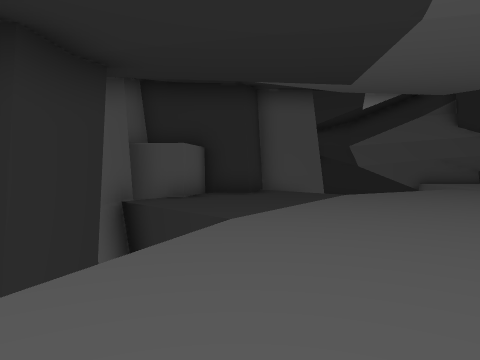
View 1 (above)

14 first-person views from a walk through a scene from a Unity 3-D project. The camera is 1.4 m above the floor, tilts 2° down and sees 70° across. The floor is counted in squares, 2 m on a side. Each view is taken from the middle of a square. On the plan, view 1 faces up. The plan holds only what a view shows up to about 11 squares ahead; the rest is blank. The place goes on beyond the plan. Some surface patterns are stand-ins.

View 2
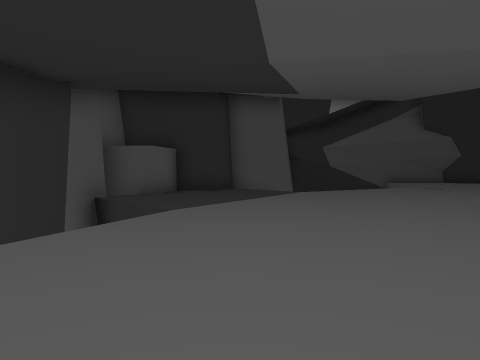

View 3
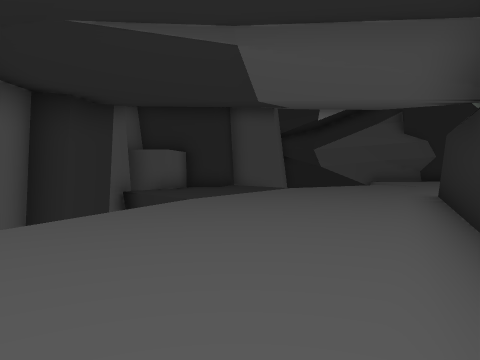

View 4
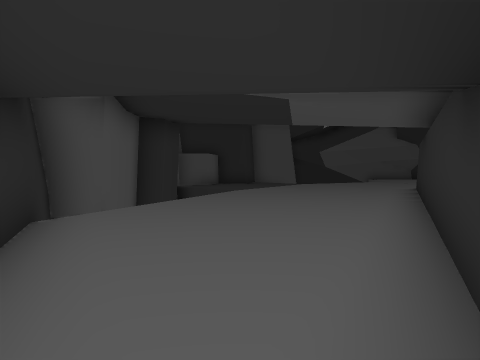

View 5
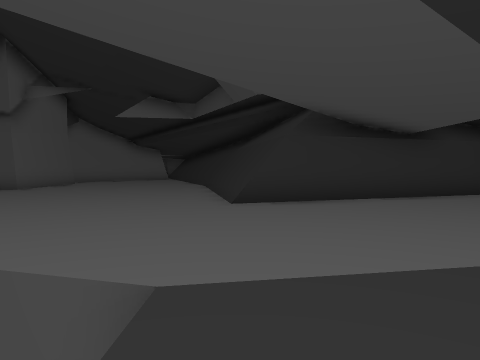

View 6
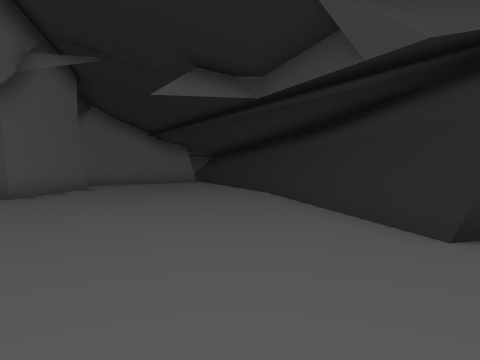

View 7
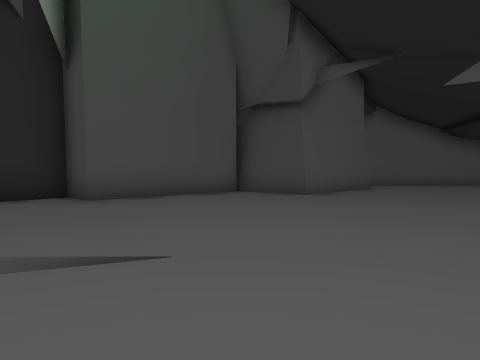

View 8
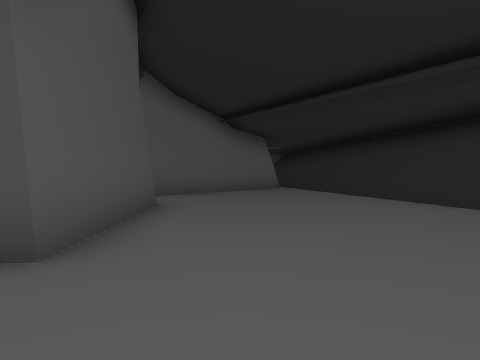

View 9
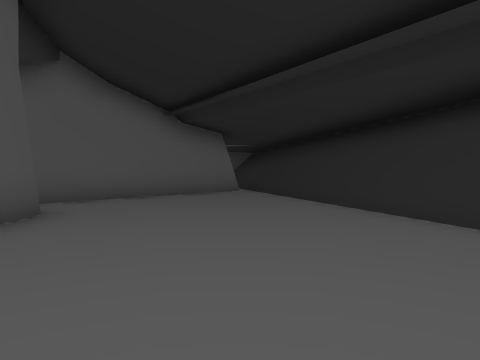

View 10
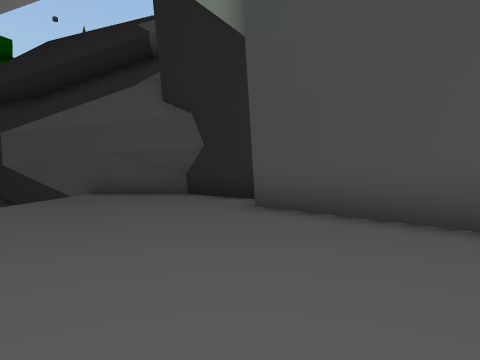

View 11
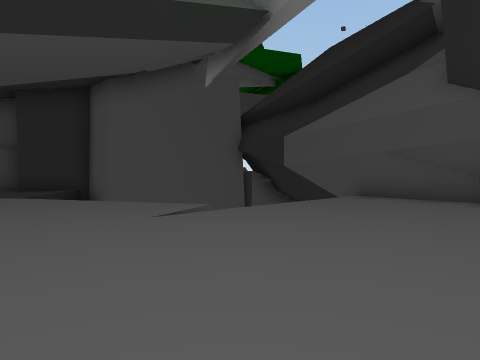

View 12
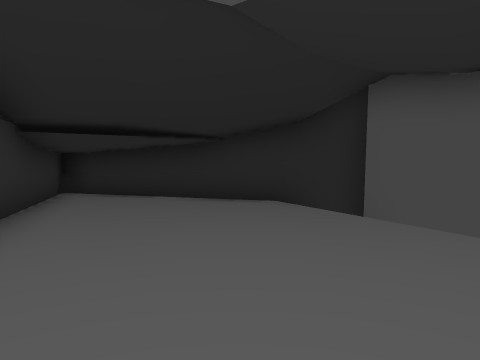

View 13
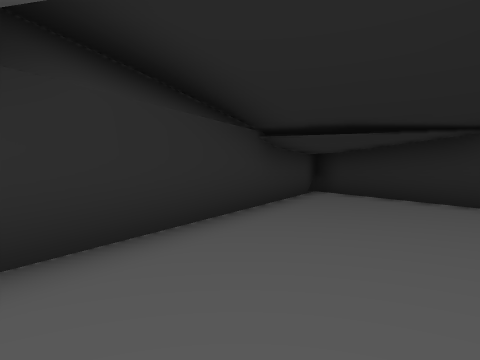

View 14
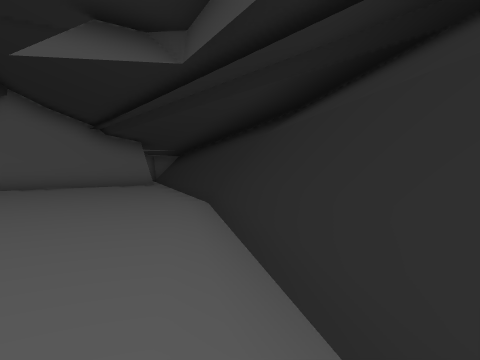

### Floor plan
Points are (right, up) in squares from view 1. A wall is a line through its corners. A room is listed if a view was taken in it or the views show most of it. See-through windows are left out.
Room 1 (views 1, 2, 3, 4, 5, 6, 7, 8, 9, 10, 11, 12, 13, 14)
walls: (5.7, 5) (11.1, 1.2); (11, 1.2) (18.4, -2.3); (10.9, 1) (18.1, -2.5); (2.7, 11.2) (0.7, 11.4) (0.2, 9.5) (-1, 9.8) (-1.3, 8.2) (-2.7, 8.5); (-2, 4.9) (-2, 3.4); (15.2, 9) (12.3, 12.3) (13.1, 13.1) (10.7, 15.1) (9.8, 15.2); (-2.4, 7.8) (-2.6, 6); (-2.7, 3) (-2.6, 0.4) (-3.5, 0.2) (-0.3, -7.4) (5.6, 4.8) (11, 1); (16.9, 4.4) (14, 7.3) (15.5, 9.1); (6.8, 15.2) (4.7, 16.4); (10.8, 14.8) (5.4, 15.6); (10.5, 15.2) (8.5, 15.1); (18.5, -1.5) (18.5, 4.1)
low walls: (5.8, 5.3) (9.4, 2.8); (5.7, 5.1) (11.2, 1.3); (11.1, 1.4) (14.7, -0.3); (14.9, -0.4) (16.5, -1.2); (17.2, -1.5) (18.5, -2.1)

Positions as (right, up) in squares from view 1, and headings:
1: (0, 0), facing up
2: (1, -1), facing up
3: (1, -3), facing up
4: (0, -6), facing up
5: (1, 10), facing down-right
6: (5, 9), facing down-right
7: (5, 9), facing right
8: (11, 8), facing down-right
9: (11, 6), facing down-right
10: (12, 6), facing up
11: (12, 7), facing up-left
12: (3, 3), facing down-left
13: (2, 3), facing down
14: (6, 6), facing down-right
